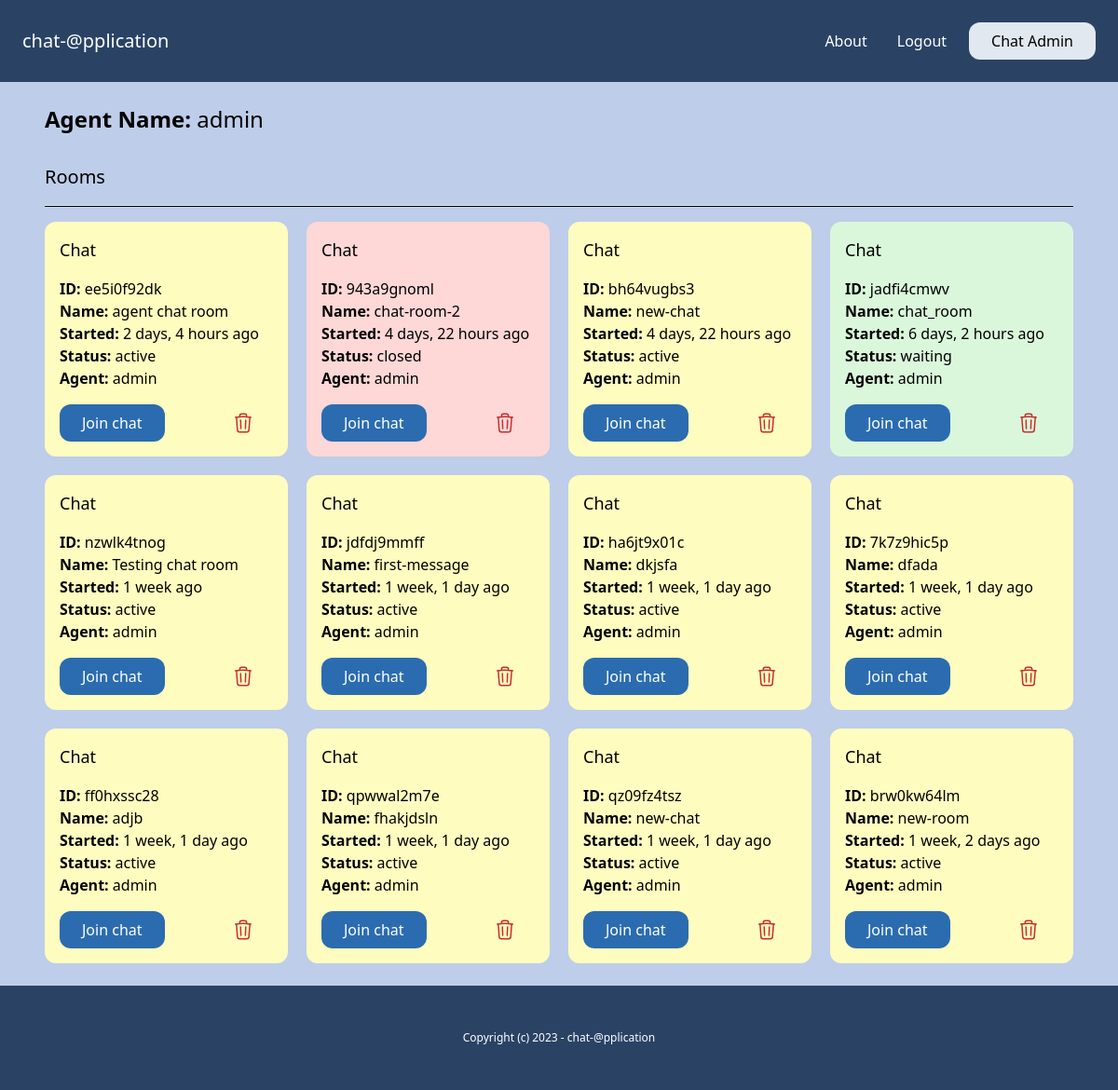
Page /admin-dashboard/user_details/0e92c003-3962-4916-ad8b-587604cc74cb/ (signed in) on the earlier database version.
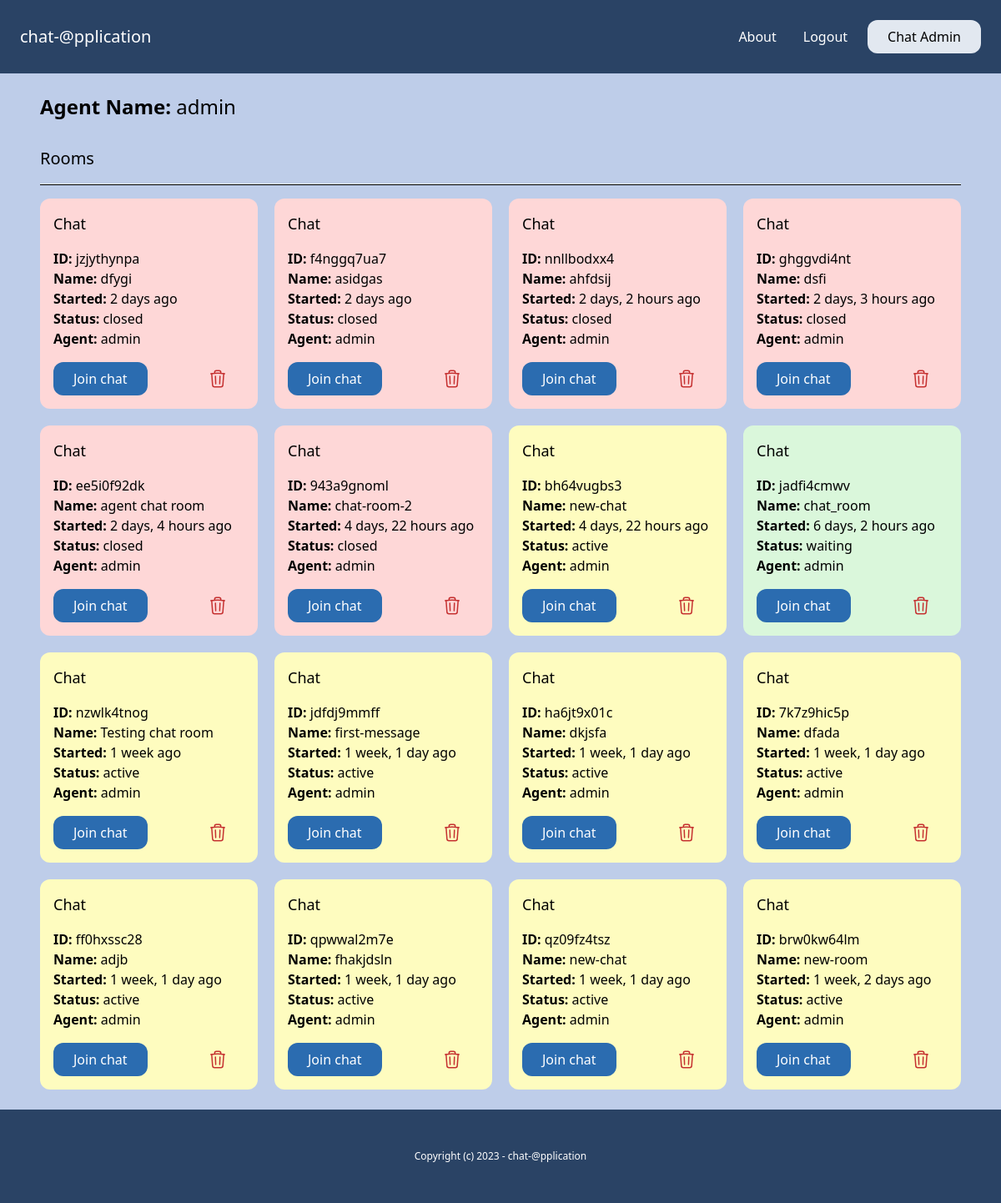
Same page on the later database version.
### chat/models.py (models this page shows, shortened)
class Room(models.Model):
    WAITING = "waiting"
    ACTIVE = "active"
    CLOSED = "closed"
    CHOICES_STATUS = (
        (WAITING, "waiting"),
        (ACTIVE, "active"),
        (CLOSED, "closed"),
    )
    uuid = models.CharField(max_length=255)
    client = models.CharField(max_length=255)
    agent = models.ForeignKey(User, null=True, blank=True, related_name="rooms", on_delete=models.CASCADE)
    messages = models.ManyToManyField(Message, blank=True)
    url = models.CharField(max_length=255, blank=True, null=True)
    status = models.CharField(max_length=20, choices=CHOICES_STATUS, default=WAITING)
    created_at = models.DateTimeField(auto_now_add=True)
    class Meta:
        ordering = ("-created_at",)

### account/models.py (models this page shows)
class User(AbstractBaseUser, PermissionsMixin):
    AGENT = 'agent'
    MANAGER = 'manager'
    CUSTOMER = 'customer'
    ROLES_CHOICES = (
        (AGENT, 'Agent'),
        (MANAGER, 'Manager'),
        (CUSTOMER, 'Customer')
    )
    id = models.UUIDField(primary_key=True, default=uuid.uuid4, editable=False)
    email = models.EmailField(unique=True)
    name = models.CharField(max_length=255, blank=True, default='')
    role = models.CharField(max_length=20, choices=ROLES_CHOICES, default=AGENT)
    is_active = models.BooleanField(default=True)
    is_superuser = models.BooleanField(default=False)
    is_staff = models.BooleanField(default=False)
    date_joined = models.DateTimeField(default=timezone.now)
    last_login = models.DateTimeField(blank=True, null=True)
    objects = CustomUserManager()
    USERNAME_FIELD = 'email'
    EMAIL_FIELD = 'email'
    REQUIRED_FIELDS = ['name']

### chat/views.py (the view)
# urls.py: path("admin-dashboard/user_details/<uuid:uuid>/", views.user_details, name="user_details"),
def user_details(request, uuid):
    if request.user.groups.first().name == "Manager":
        user = get_object_or_404(User, pk=uuid)
        rooms = user.rooms.all()
        return render(request, "chat/user_details.html",{
            "user": user,
            "rooms": rooms if rooms else None
        })
    else:
        raise PermissionDenied

### chat/templates/chat/user_details.html
{% extends "core/base.html" %}
{% block content %}
<div>
    <h1 class="text-2xl mb-5"><b>{% if user.role == "agent" %} Agent {% else %} Manager {% endif %} Name: </b> {{user.name}}</h1>
    {% include "chat/rooms_list.html" %}
</div>
{% endblock  %}

### chat/templates/chat/rooms_list.html (shortened to what this page needs)
<div class="mt-8">
    <h1 class="text-xl mt-5">Rooms</h1>
    <hr class="my-4">
    {% if rooms %}
    <div class="grid grid-cols-4 gap-5">
        {% for room in rooms %}
        <div class="p-4 rounded-xl {% if room.status == 'waiting' %}card-waiting{% elif room.status == 'active' %}bg-yellow-200{% else %}bg-red-200{% endif %}">
            <h3 class="mb-4 text-lg">Chat</h3>
            <p>
                <b>ID: </b>{{room.uuid}} <br>
                <b>Name: </b>{{room.client}} <br>
                <b>Started: </b>{{room.created_at|timesince}} ago<br>
                <b>Status: </b>{{room.status}} <br>
                <b>Agent: </b>{% firstof room.agent.name 'None yet...' %} <br>
            </p>
            <div class="flex justify-between mt-4">
                <a href="{% url 'chat:room_details' room.uuid %}" class="inline-block py-2 px-6 bg-blue-700 text-white rounded-xl">Join chat</a>
                {% if room.agent == request.user or request.user.groups.all.first.name == "Manager" %}
                <a href="{% url 'chat:delete_room' room.id %}" ></a>
                {% endif %}
            </div>
        </div>
        {% endfor %}
    </div>
    {% else %}
        <div class="mt-8">
            <p class="text-center text-3xl mt-9">This agent didn't join any chat room yet</p>
        </div>
    {% endif %}
</div>

Differences in the rows shown:
added Room: uuid "jzjythynpa", client "dfygi", created_at "2 days", status "closed", agent.name "admin"
added Room: uuid "f4nggq7ua7", client "asidgas", created_at "2 days", status "closed", agent.name "admin"
added Room: uuid "nnllbodxx4", client "ahfdsij", created_at "2 days, 2 hours", status "closed", agent.name "admin"
added Room: uuid "ghggvdi4nt", client "dsfi", created_at "2 days, 3 hours", status "closed", agent.name "admin"
changed Room "ee5i0f92dk": status "active" → "closed"
